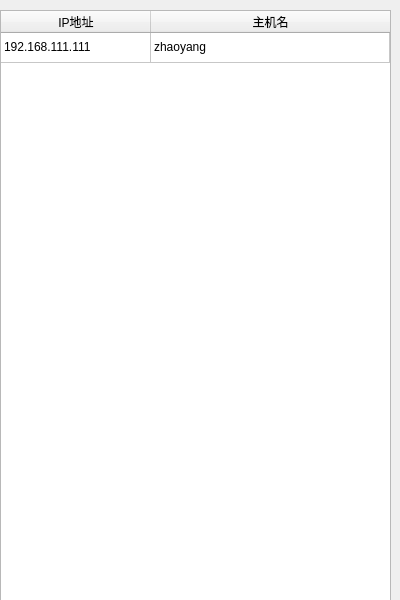
<?xml version="1.0" encoding="UTF-8"?>
<ui version="4.0">
 <class>FeiQDialog</class>
 <widget class="QDialog" name="FeiQDialog">
  <property name="geometry">
   <rect>
    <x>0</x>
    <y>0</y>
    <width>400</width>
    <height>600</height>
   </rect>
  </property>
  <property name="windowTitle">
   <string>FeiQDialog</string>
  </property>
  <widget class="QTableWidget" name="tw_friend">
   <property name="geometry">
    <rect>
     <x>0</x>
     <y>10</y>
     <width>391</width>
     <height>591</height>
    </rect>
   </property>
   <property name="minimumSize">
    <size>
     <width>391</width>
     <height>591</height>
    </size>
   </property>
   <property name="maximumSize">
    <size>
     <width>391</width>
     <height>591</height>
    </size>
   </property>
   <property name="editTriggers">
    <set>QAbstractItemView::NoEditTriggers</set>
   </property>
   <property name="selectionBehavior">
    <enum>QAbstractItemView::SelectRows</enum>
   </property>
   <property name="columnCount">
    <number>2</number>
   </property>
   <attribute name="horizontalHeaderDefaultSectionSize">
    <number>150</number>
   </attribute>
   <attribute name="horizontalHeaderStretchLastSection">
    <bool>true</bool>
   </attribute>
   <attribute name="verticalHeaderVisible">
    <bool>false</bool>
   </attribute>
   <row>
    <property name="text">
     <string>新建行</string>
    </property>
   </row>
   <column>
    <property name="text">
     <string>IP地址</string>
    </property>
   </column>
   <column>
    <property name="text">
     <string>主机名</string>
    </property>
   </column>
   <item row="0" column="0">
    <property name="text">
     <string>192.168.111.111</string>
    </property>
   </item>
   <item row="0" column="1">
    <property name="text">
     <string>zhaoyang</string>
    </property>
   </item>
  </widget>
 </widget>
 <resources/>
 <connections/>
</ui>
